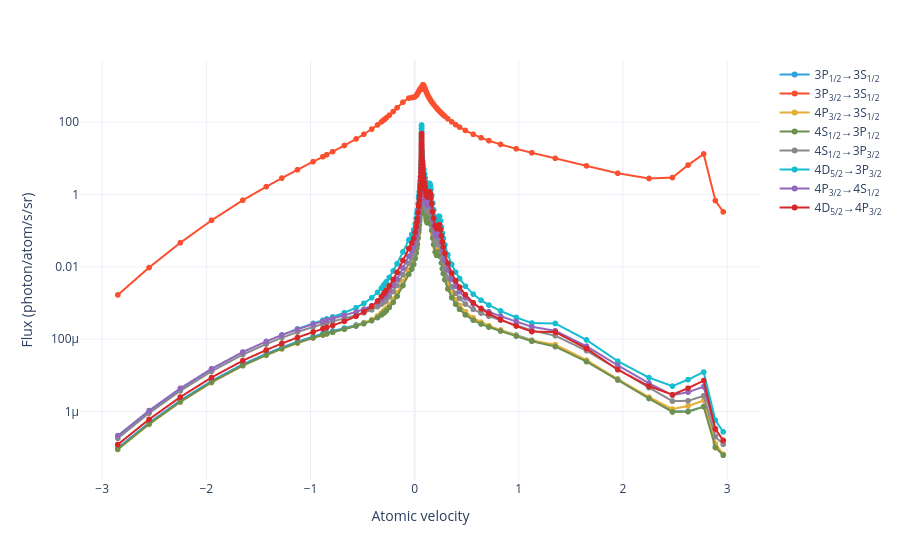

Notebook cell for this chart:
### Markdown cell above
Plotting on a log scale allows the velocity dependence of the weaker transitions to be easily seen:

### Code cell
model.flux_distribution(sol).visualize(log_y=True, markers=True)
